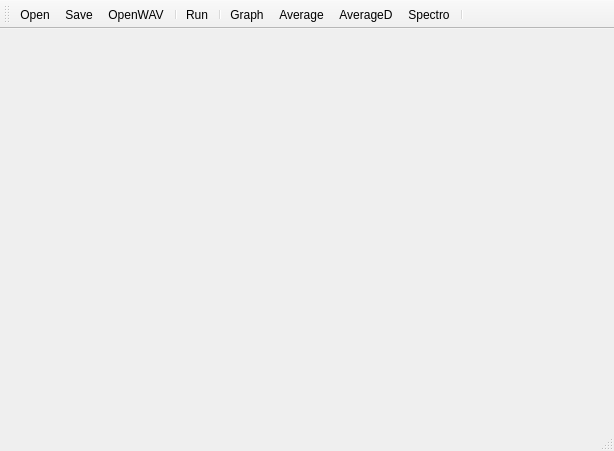
<?xml version="1.0" encoding="UTF-8"?>
<ui version="4.0">
 <class>MainWindow</class>
 <widget class="QMainWindow" name="MainWindow">
  <property name="geometry">
   <rect>
    <x>0</x>
    <y>0</y>
    <width>614</width>
    <height>451</height>
   </rect>
  </property>
  <property name="minimumSize">
   <size>
    <width>400</width>
    <height>300</height>
   </size>
  </property>
  <property name="windowTitle">
   <string>MainWindow</string>
  </property>
  <property name="iconSize">
   <size>
    <width>24</width>
    <height>24</height>
   </size>
  </property>
  <widget class="QWidget" name="centralWidget"/>
  <widget class="QMenuBar" name="menuBar">
   <property name="geometry">
    <rect>
     <x>0</x>
     <y>0</y>
     <width>614</width>
     <height>21</height>
    </rect>
   </property>
  </widget>
  <widget class="QToolBar" name="mainToolBar">
   <attribute name="toolBarArea">
    <enum>TopToolBarArea</enum>
   </attribute>
   <attribute name="toolBarBreak">
    <bool>false</bool>
   </attribute>
   <addaction name="actionOpen"/>
   <addaction name="actionSave"/>
   <addaction name="actionOpenWAV"/>
   <addaction name="separator"/>
   <addaction name="actionRun"/>
   <addaction name="separator"/>
   <addaction name="actionLine"/>
   <addaction name="actionBar"/>
   <addaction name="actionAverage"/>
   <addaction name="actionSpectro"/>
   <addaction name="separator"/>
  </widget>
  <widget class="QStatusBar" name="statusBar"/>
  <action name="actionRun">
   <property name="checkable">
    <bool>true</bool>
   </property>
   <property name="icon">
    <iconset resource="resources.qrc">
     <normaloff>:/icons/accessible-24px.svg</normaloff>
     <normalon>:/icons/accessible_forward-24px.svg</normalon>:/icons/accessible-24px.svg</iconset>
   </property>
   <property name="text">
    <string>Run</string>
   </property>
  </action>
  <action name="actionLine">
   <property name="checkable">
    <bool>true</bool>
   </property>
   <property name="icon">
    <iconset resource="resources.qrc">
     <normaloff>:/icons/trending_up-24px.svg</normaloff>:/icons/trending_up-24px.svg</iconset>
   </property>
   <property name="text">
    <string>Graph</string>
   </property>
   <property name="toolTip">
    <string>Line</string>
   </property>
  </action>
  <action name="actionBar">
   <property name="checkable">
    <bool>true</bool>
   </property>
   <property name="icon">
    <iconset resource="resources.qrc">
     <normaloff>:/icons/filter_2-24px.svg</normaloff>:/icons/filter_2-24px.svg</iconset>
   </property>
   <property name="text">
    <string>Average</string>
   </property>
  </action>
  <action name="actionTrigger">
   <property name="checkable">
    <bool>true</bool>
   </property>
   <property name="icon">
    <iconset resource="resources.qrc">
     <normaloff>:/icons/history-24px.svg</normaloff>:/icons/history-24px.svg</iconset>
   </property>
   <property name="text">
    <string>Trigger</string>
   </property>
  </action>
  <action name="actionSave">
   <property name="icon">
    <iconset resource="resources.qrc">
     <normaloff>:/icons/save-24px.svg</normaloff>:/icons/save-24px.svg</iconset>
   </property>
   <property name="text">
    <string>Save</string>
   </property>
  </action>
  <action name="actionOpen">
   <property name="checkable">
    <bool>false</bool>
   </property>
   <property name="icon">
    <iconset resource="resources.qrc">
     <normaloff>:/icons/folder_open-24px.svg</normaloff>:/icons/folder_open-24px.svg</iconset>
   </property>
   <property name="text">
    <string>Open</string>
   </property>
  </action>
  <action name="actionAverage">
   <property name="checkable">
    <bool>true</bool>
   </property>
   <property name="icon">
    <iconset resource="resources.qrc">
     <normaloff>:/icons/square_foot-24px.svg</normaloff>:/icons/square_foot-24px.svg</iconset>
   </property>
   <property name="text">
    <string>AverageD</string>
   </property>
  </action>
  <action name="actionSpectro">
   <property name="checkable">
    <bool>true</bool>
   </property>
   <property name="icon">
    <iconset resource="resources.qrc">
     <normaloff>:/icons/horizontal_split-24px.svg</normaloff>:/icons/horizontal_split-24px.svg</iconset>
   </property>
   <property name="text">
    <string>Spectro</string>
   </property>
  </action>
  <action name="actionOpenWAV">
   <property name="icon">
    <iconset resource="resources.qrc">
     <normaloff>:/icons/rowing-24px.svg</normaloff>:/icons/rowing-24px.svg</iconset>
   </property>
   <property name="text">
    <string>OpenWAV</string>
   </property>
  </action>
 </widget>
 <layoutdefault spacing="6" margin="11"/>
 <resources>
  <include location="resources.qrc"/>
 </resources>
 <connections/>
</ui>
